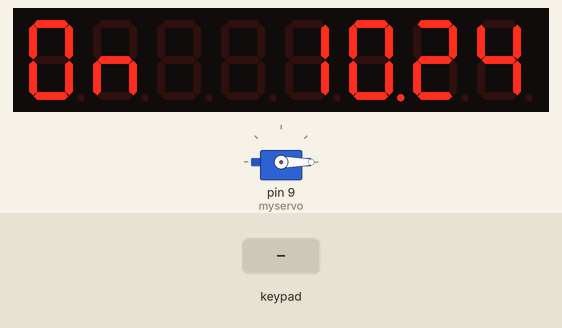
Simulated run of this sketch. Board: Arduino Nano, built with avr-gcc and run on an emulated ATmega328P. Parts: servo, 8-digit seven-segment display. Wiring (inferred from the names in the program): TM1638 display and keys: STB A2; clock A1; DIO A0. Inputs (shaded band) come from the test bench. The local clock reads 2024-03-15 10:24:30 at power-on unless the sketch sets it; EEPROM starts erased.

Above: at 1.3 s.
1.4 s: key '2' pressed
At 2.6 s:
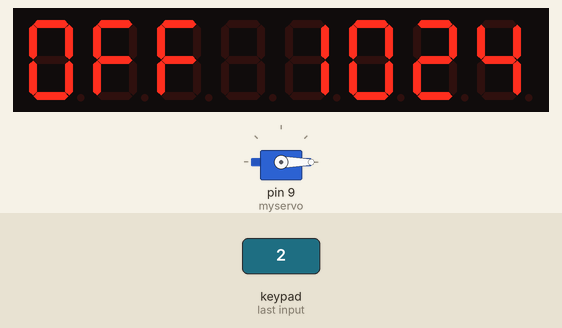
4.4 s: key '4' pressed
At 5.7 s:
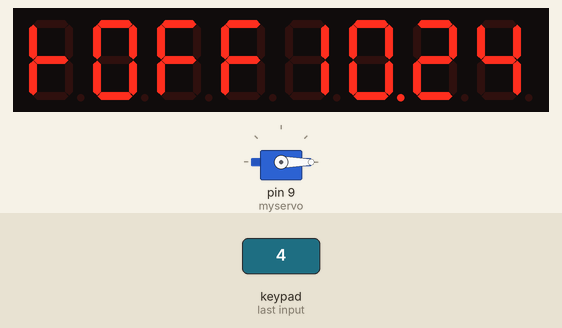
7.4 s: key '4' pressed
At 8.3 s:
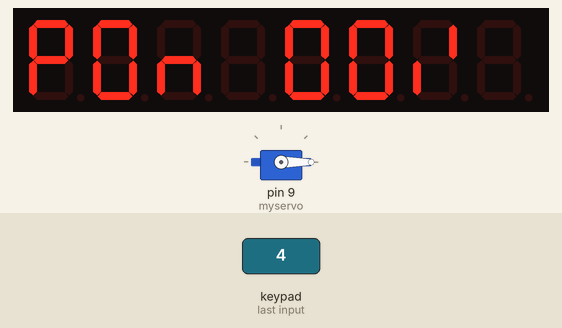
9.0 s: keypad keys 2 5 pressed 0.4 s apart
At 10.5 s:
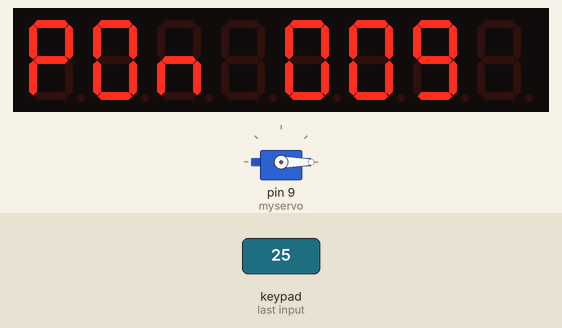
11.3 s: key '4' pressed
At 12.7 s:
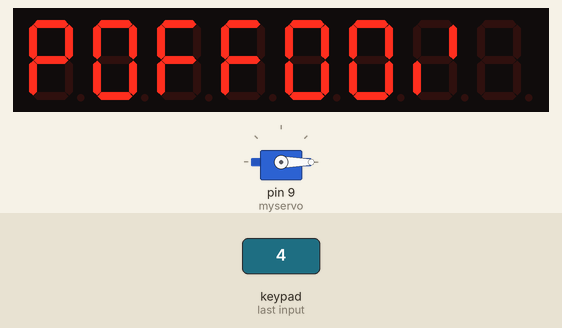
13.1 s: key '5' pressed
At 14.3 s:
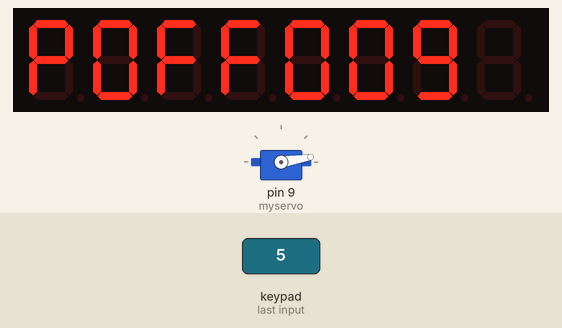
Timing chart, 0 to 15.6 s (numbered marks = the images above; inputs shaded):
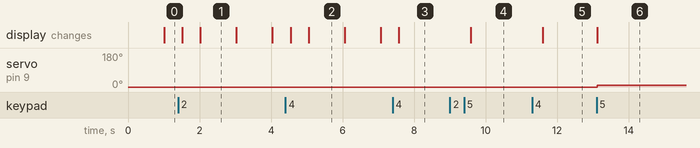

Measured:
- after the input at 1.4 s, the display: first changes after 0.12 s (image 1 shows a later state)
- after the input at 4.4 s, the display: first changes after 0.14 s (image 2 shows a later state)
- after the input at 7.4 s, the display: changes after 0.17 s (image 3)
- after the input at 9.0 s, the display: changes after 0.58 s (image 4)
- after the input at 11.3 s, the display: changes after 0.30 s (image 5)
- after the input at 13.1 s, servo on pin 9 (myservo): 0° → 9° at once; the display: changes at once (image 6)

The sketch:

BlechTimer.ino
```cpp
#include <EEPROM.h>

#include <Adafruit_SleepyDog.h>

#include <Wire.h>
#include <DS3231.h>
DS3231 clock;
RTCDateTime rdt;

#include <Servo.h>

// Timer to turn off the main gas valve for a stove in Blech mode
// Written for an Arduino Nano (clone)
// Connect a servo to D9.
// Connect a regular "Digital Tube" board (8 LED, 8 7-segment LED units, 8 buttons, TM1638 chip) to Strobe: A2, Clock: A1, Data: A0.
// Connect a DS3231 module to the I2C pins (SDA: A4 and SCL: A5)

// Button 0 and 1 (from left) set the servo to on and off in base mode (display shows On or OFF). Button 3 changes to next state.
// Button 4-7 set the off time (hour + and -, min + and -) for the countdown. Display shows tOFF. Button 3 changes to next state.
// Button 4-7 set the on postition of servo (10s + and -, 1s + and -). Display shows POn. Button 3 changes to next state.
// Button 4-7 set the off postition of servo (10s + and -, 1s + and -). Display shows POFF. Button 3 changes to initial state.

Servo myservo;
int on_pos, off_pos = 0;

// TM1638 code taken from https://github.com/moozzyk/TM1638
const int tm_strobe = A2;
const int tm_clock = A1;
const int tm_data = A0;

#define EE_ON_OFF 0
#define EE_ON_POS 4
#define EE_OFF_POS 8


int d[8];

//State machine
int state = 0;
// blech state
boolean blech_on = false;

unsigned countdown_minutes = 0;

int last_min;


void sendCommand(uint8_t value)
{
  digitalWrite(tm_strobe, LOW);
  shiftOut(tm_data, tm_clock, LSBFIRST, value);
  digitalWrite(tm_strobe, HIGH);
}

void tm_reset()
{
  sendCommand(0x40); // set auto increment mode
  digitalWrite(tm_strobe, LOW);
  shiftOut(tm_data, tm_clock, LSBFIRST, 0xc0);   // set starting address to 0
  for(uint8_t i = 0; i < 16; i++)
  {
    shiftOut(tm_data, tm_clock, LSBFIRST, 0x00);
  }
  digitalWrite(tm_strobe, HIGH);
}

void setup()
{
//  int countdownMS = Watchdog.enable(20000); // Enable watchdog
//  Watchdog.reset();
  clock.begin();
  rdt = clock.getDateTime();
  last_min = rdt.minute;

  // Use this for initial time setting (we don't care if it's off a few minutes - the time is only used for resetting the temperatures)
//  clock.setDateTime(__DATE__, __TIME__);
  myservo.attach(9);

  pinMode(tm_strobe, OUTPUT);
  pinMode(tm_clock, OUTPUT);
  pinMode(tm_data, OUTPUT);
 d[0] = 0x01ff;
 d[1] = 0x01f0;
 d[2] = 0x000f;
 d[3] = 0x000f;
 d[4] = 0x01ff;
 d[5] = 0x01f0;
 d[6] = 0x000f;
 d[7] = 0x000f;

  sendCommand(0x8f);  // activate and set brightness to max
  tm_reset();
  state = 0;
  EEPROM.get(EE_ON_OFF, blech_on);
  EEPROM.get(EE_ON_POS, on_pos);
  EEPROM.get(EE_OFF_POS, off_pos);
}

void loop()
{
  uint8_t btn;
  btn = readButtons();
  // Read time/date
  rdt = clock.getDateTime();

  if ((rdt.minute != last_min) && (countdown_minutes > 0)) {
    countdown_minutes -= 1;
    if (countdown_minutes == 0) blech_on = false;
    last_min = rdt.minute;
  }

  state_transition(btn);
  calculate_display_content(btn);
  update_display();

  if (blech_on) {
    myservo.write(on_pos);
  } else {
    myservo.write(off_pos);
  }

//  Watchdog.reset();
delay(500);

}

void state_transition(uint8_t btn) {
  switch (state) {
    case 0:
      if ((btn&0x01) != 0) {
        blech_on = 1;
        EEPROM.put(EE_ON_OFF, blech_on);
        }
      if ((btn&0x02) != 0) {
        blech_on = 0;
        EEPROM.put(EE_ON_OFF, blech_on);
      }

      if ((btn&0x08) != 0)
        {
          state = 1;
         }
      break;
    case 1:
      if ((btn&0x08) != 0)
        {
          state = 2;
         }
      if ((btn&0x10) != 0) countdown_minutes += 60;
      if (((btn&0x20) != 0)  && (countdown_minutes > 60))countdown_minutes -= 60;
      if ((btn&0x40) != 0) countdown_minutes += 1;
      if (((btn&0x80) != 0) && (countdown_minutes > 0))countdown_minutes -= 1;
      break;
    case 2:
      if ((btn&0x08) != 0)
        {
          EEPROM.put(EE_ON_POS, on_pos);
          state = 3;
         }
      if ((btn&0x10) != 0) on_pos += 10;
      if (((btn&0x20) != 0)  && (on_pos > 10)) on_pos -= 10;
      if ((btn&0x40) != 0) on_pos += 1;
      if (((btn&0x80) != 0) && (on_pos > 0)) on_pos -= 1;
      break;
    case 3:
      if ((btn&0x08) != 0)
        {
          EEPROM.put(EE_OFF_POS, off_pos);
          state = 0;
         }
      if ((btn&0x10) != 0) off_pos += 10;
      if (((btn&0x20) != 0)  && (off_pos > 10)) off_pos -= 10;
      if ((btn&0x40) != 0) off_pos += 1;
      if (((btn&0x80) != 0) && (off_pos > 0)) off_pos -= 1;
      break;
    default:
      state = 0;
      break;
  }
}

void calculate_display_content(uint8_t btn) {
  switch (state) {
    case 0:
      d_on_off(blech_on, 0);
      d[3] = 0;
      d_time(rdt.hour, rdt.minute, rdt.second, 0, 4);
      break;
    case 1:
      d[0] = 0x70;
      d_on_off(false, 1);

      d_time(rdt.hour, rdt.minute, rdt.second, countdown_minutes, 4);
      break;
    case 2:
      d[0] = 0x73;
      d_on_off(true, 1);

      d_num(on_pos, 4);
      d[7] = 0;
      break;
    case 3:
      d[0] = 0x73;
      d_on_off(false, 1);

      d_num(off_pos, 4);
      d[7] = 0;
      break;
    default:
      break;
  }
}

void d_on_off(boolean val, int start_index) {
  if (!val) {
    d[start_index] = 0x3f;
    d[start_index+1] = 0x71;
    d[start_index+2] = 0x71;
    }
  else {
    d[start_index] = 0x3f;
    d[start_index+1] = 0x54;
    d[start_index+2] = 0x00;
    }
}

void d_num(int num, int start_index) {
                       /*0*/ /*1*/ /*2*/ /*3*/ /*4*/ /*5*/ /*6*/ /*7*/ /*8*/ /*9*/
  uint8_t digits[] = { 0x3f, 0x06, 0x5b, 0x4f, 0x66, 0x6d, 0x7d, 0x07, 0x7f, 0x6f };

 d[start_index] = digits[num/100];
 d[start_index+1] = digits[(num/10)%10];
 d[start_index+2] = digits[num%10];
}

void d_time(int hour, int minute, int second, int offset, int start_index) {
                         /*0*/ /*1*/ /*2*/ /*3*/ /*4*/ /*5*/ /*6*/ /*7*/ /*8*/ /*9*/
  uint8_t digits[] = { 0x3f, 0x06, 0x5b, 0x4f, 0x66, 0x6d, 0x7d, 0x07, 0x7f, 0x6f };
  int offset_h = hour;
  int offset_m = minute + offset;
  offset_h += offset_m / 60;
  offset_m = offset_m % 60;
  d[start_index] = digits[offset_h/10];
  d[start_index+1] = digits[offset_h%10] + ((second%2 == 1) ? 0x80 : 0x00);
  d[start_index+2] = digits[offset_m/10];
  d[start_index+3] = digits[offset_m%10];
}

void update_display(void) {
  int i=0;
  sendCommand(0x40);  // set auto increment address
  digitalWrite(tm_strobe, LOW);
  shiftOut(tm_data, tm_clock, LSBFIRST, 0xc0);

  for (i=0; i<8; i++) {
    shiftOut(tm_data, tm_clock, LSBFIRST, d[i]&0xff);
    shiftOut(tm_data, tm_clock, LSBFIRST, (d[i] & 0x0100) >> 8);
  }

 digitalWrite(tm_strobe, HIGH);
}

uint8_t readButtons(void)
{
  uint8_t buttons = 0;
  digitalWrite(tm_strobe, LOW);
  shiftOut(tm_data, tm_clock, LSBFIRST, 0x42);

  pinMode(tm_data, INPUT);

  for (uint8_t i = 0; i < 4; i++)
  {
    uint8_t v = shiftIn(tm_data, tm_clock, LSBFIRST) << i;
    buttons |= v;
  }

  pinMode(tm_data, OUTPUT);
  digitalWrite(tm_strobe, HIGH);
  return buttons;
}
```
